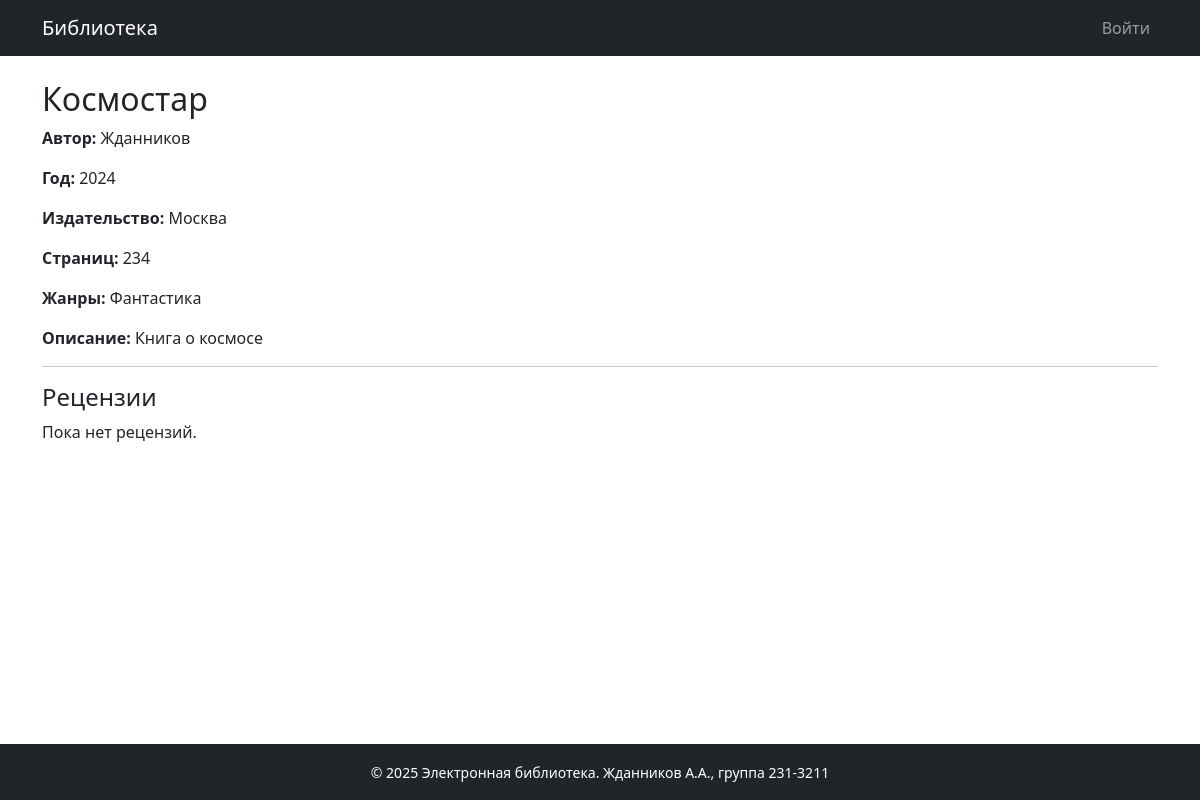
Before: /book/8 with the older database file.
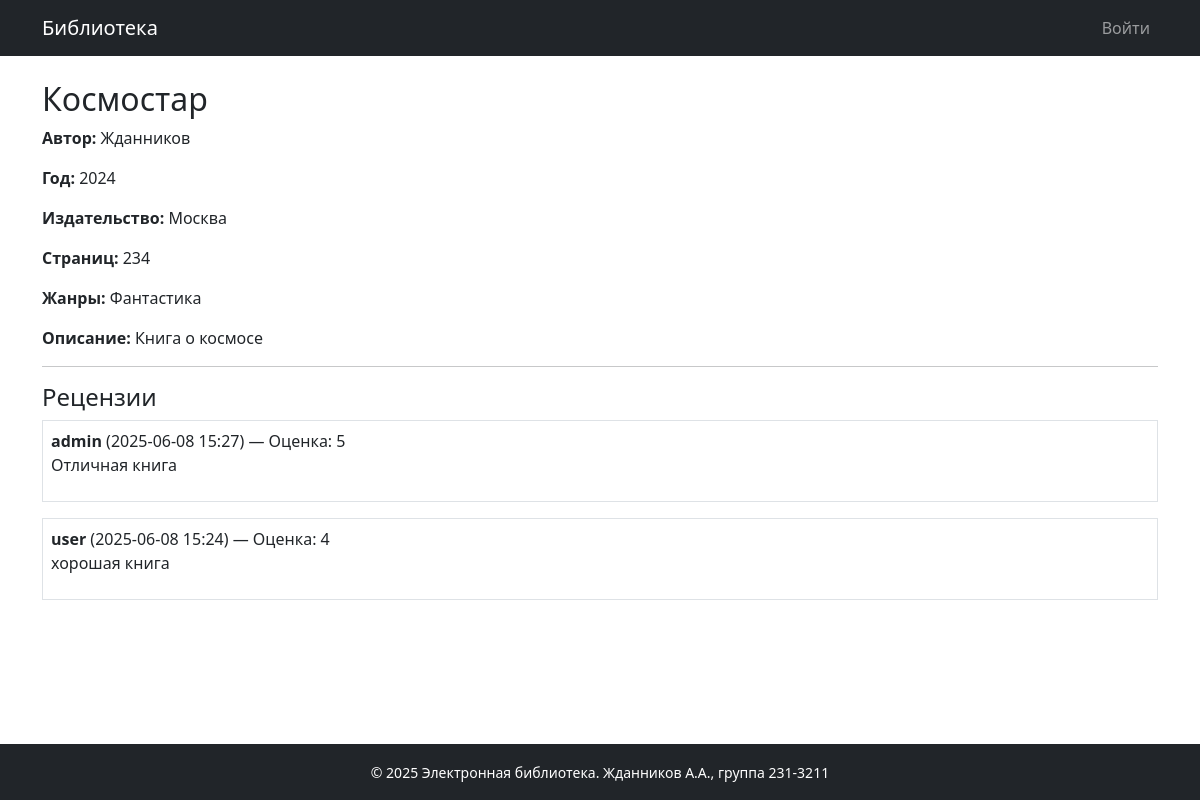
After: the same page with the newer database file.
### models.py (models this page shows, shortened)
class Review(db.Model):
    id = db.Column(db.Integer, primary_key=True)
    book_id = db.Column(db.Integer, db.ForeignKey('book.id', ondelete='CASCADE'), nullable=False)
    user_id = db.Column(db.Integer, db.ForeignKey('user.id', ondelete='CASCADE'), nullable=False)
    rating = db.Column(db.Integer, nullable=False)
    text = db.Column(db.Text, nullable=False)
    timestamp = db.Column(db.DateTime, default=datetime.utcnow, nullable=False)

class User(db.Model, UserMixin):
    id = db.Column(db.Integer, primary_key=True)
    username = db.Column(db.String(64), unique=True, nullable=False)
    password_hash = db.Column(db.String(128), nullable=False)
    last_name = db.Column(db.String(64), nullable=False)
    first_name = db.Column(db.String(64), nullable=False)
    middle_name = db.Column(db.String(64), nullable=True)
    role_id = db.Column(db.Integer, db.ForeignKey('role.id'), nullable=False)
    reviews = db.relationship('Review', backref='user', lazy=True)
    collections = db.relationship('Collection', backref='user', lazy=True)

### app.py (the view)
@app.route('/book/<int:book_id>')
def view_book(book_id):
    book = Book.query.get_or_404(book_id)
    reviews = Review.query.filter_by(book_id=book_id).order_by(Review.timestamp.desc()).all()
    user_review = None
    if current_user.is_authenticated:
        user_review = Review.query.filter_by(book_id=book_id, user_id=current_user.id).first()
    review_form = ReviewForm()           # форма для рецензии
    collection_form = CollectionForm()   # форма для добавления в подборку
    return render_template('view_book.html', book=book, reviews=reviews, user_review=user_review, review_form=review_form, collection_form=collection_form)

### templates/view_book.html (shortened to what this page needs)
{% extends "base.html" %}
{% block content %}
<h2>{{ book.title }}</h2>
<p><strong>Автор:</strong> {{ book.author }}</p>
<p><strong>Год:</strong> {{ book.year }}</p>
<p><strong>Издательство:</strong> {{ book.publisher }}</p>
<p><strong>Страниц:</strong> {{ book.pages }}</p>
<p><strong>Жанры:</strong> {{ book.genres | map(attribute='name') | join(', ') }}</p>
<div><strong>Описание:</strong> {{ book.description | safe }}</div>
<hr>
<h4>Рецензии</h4>
{% if reviews %}
  {% for review in reviews %}
    <div class="border p-2 mb-3">
      <strong>{{ review.user.username }}</strong> ({{ review.timestamp.strftime('%Y-%m-%d %H:%M') }}) — Оценка: {{ review.rating }}
      <p>{{ review.text|safe }}</p>
    </div>
  {% endfor %}
{% else %}
  <p>Пока нет рецензий.</p>
{% endif %}
{% endblock %}

Changed rows visible on the page:
added Review: user.username "admin", timestamp "2025-06-08 15:27", rating "5", text "Отличная книга"
added Review: user.username "user", timestamp "2025-06-08 15:24", rating "4", text "хорошая книга"
Other visible differences:
text no longer shown: "Пока нет рецензий."
